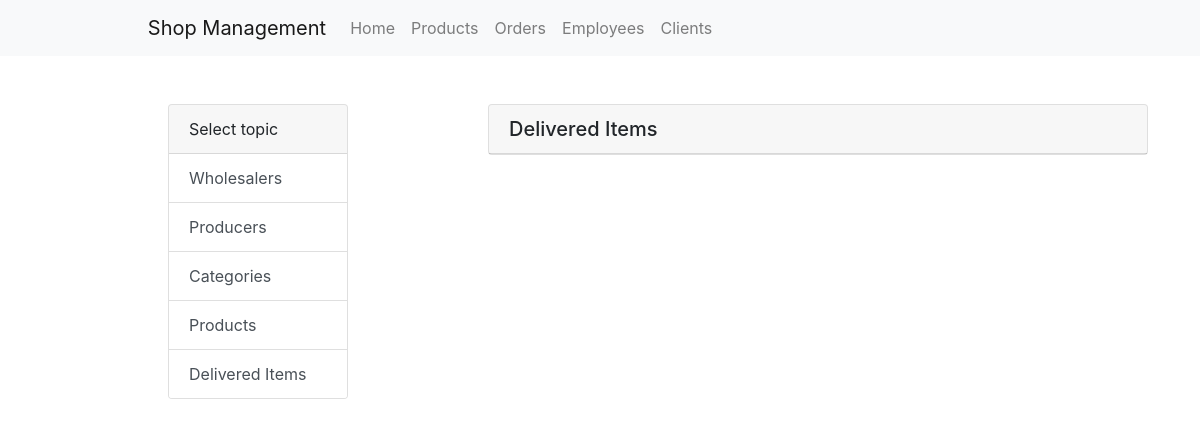
Page /products/delivered-items/ on the earlier database version.
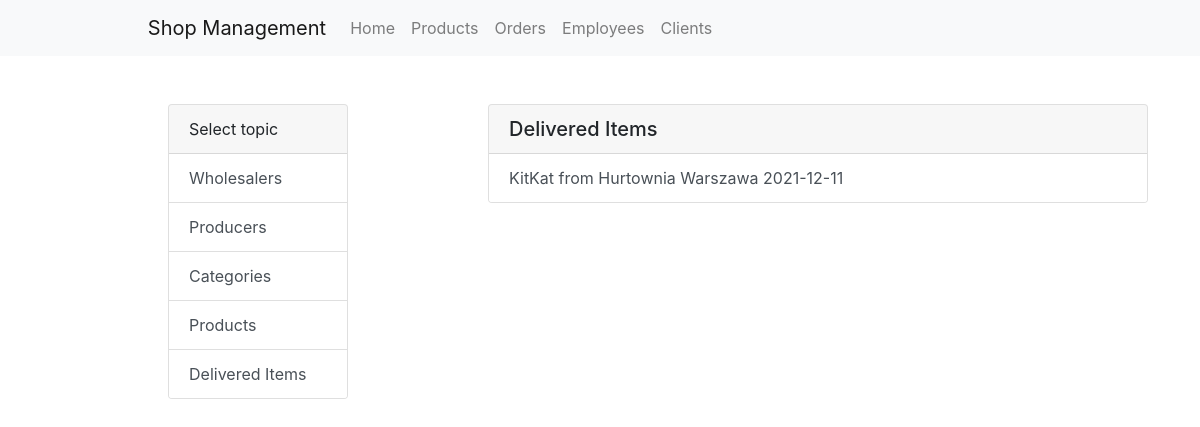
Same page on the later database version.
### products/models.py (models this page shows, shortened)
class DeliveredItems(models.Model):
    date = models.DateField(auto_now=False)
    quantity = models.PositiveIntegerField()
    unit_purchase_price = models.FloatField(validators=[MinValueValidator(0)])
    unit_selling_price = models.FloatField(validators=[MinValueValidator(0)])
    wholesaler = models.ForeignKey(Wholesaler, on_delete=models.SET_NULL, null=True)
    product = models.ForeignKey(Product, on_delete=models.SET_NULL, null=True)
    def __str__(self):
        return f'{self.product} from {self.wholesaler} {self.date}'
    class Meta:
        verbose_name_plural = "delivered items"

class Product(models.Model):
    code = models.PositiveIntegerField(primary_key=True)
    name = models.CharField(max_length=100)
    description = models.TextField(max_length=1000, blank=True)
    category = models.ForeignKey(Category, on_delete=models.SET_NULL, null=True)
    producer = models.ForeignKey(Producer, on_delete=models.SET_NULL, null=True)
    def __str__(self):
        return self.name

class Wholesaler(models.Model):
    name = models.CharField(max_length=100)
    def __str__(self):
        return self.name

### products/views.py (the view)
# urls.py: path('delivered-items/', views.DeliveredItemsListView.as_view(), name='delivered-items-list'),
class DeliveredItemsListView(generic.ListView):
    model = DeliveredItems
    paginate_by = 20
    template_name = 'product_list.html'
    def get_context_data(self,**kwargs):
        context = super().get_context_data(**kwargs)
        context['name'] = 'Delivered Items'
        return context

### templates/product_list.html
{% extends "base.html" %}
{% block content%}
    <div style="width: 90%; margin-left: 5%;">
        <div class="position-fixed card" style="width: 15%;">
            <div class="card-header">
              Select topic
            </div>
            <ul class="list-group list-group-flush">
                <a class="list-group-item list-group-item-action" href="{% url 'products:wholesaler-list'%}">Wholesalers</a>
                <a class="list-group-item list-group-item-action" href="{% url 'products:producer-list'%}">Producers</a>
                <a class="list-group-item list-group-item-action" href="{% url 'products:category-list'%}">Categories</a>
                <a class="list-group-item list-group-item-action" href="{% url 'products:product-list'%}">Products</a>
                <a class="list-group-item list-group-item-action" href="{% url 'products:delivered-items-list'%}">Delivered Items</a>
            </ul>
        </div>
        {% include "list.html" %}
    </div>
{% endblock %}

### templates/list.html
<div class="position-fixed card" style="width: 55%; margin-left: 20rem;">
    <ul class="list-group list-group-flush">
        <div class="card-header">
            <h5 style="margin-bottom: 0;">{{ name }}</h5>
          </div>
        {% for obj in object_list %}
            {% if name == 'Products' %}
                <a class="list-group-item list-group-item-action" href="{{ obj.code }}">{{ obj }}</a>
            {% else %}
                <a class="list-group-item list-group-item-action" href="{{ obj.id }}">{{ obj }}</a>
            {% endif %}
        {% endfor %}
    </ul>
</div>

Differences in the rows shown:
added DeliveredItems: product+wholesaler+date "KitKat from Hurtownia Warszawa 2021-12-11"
